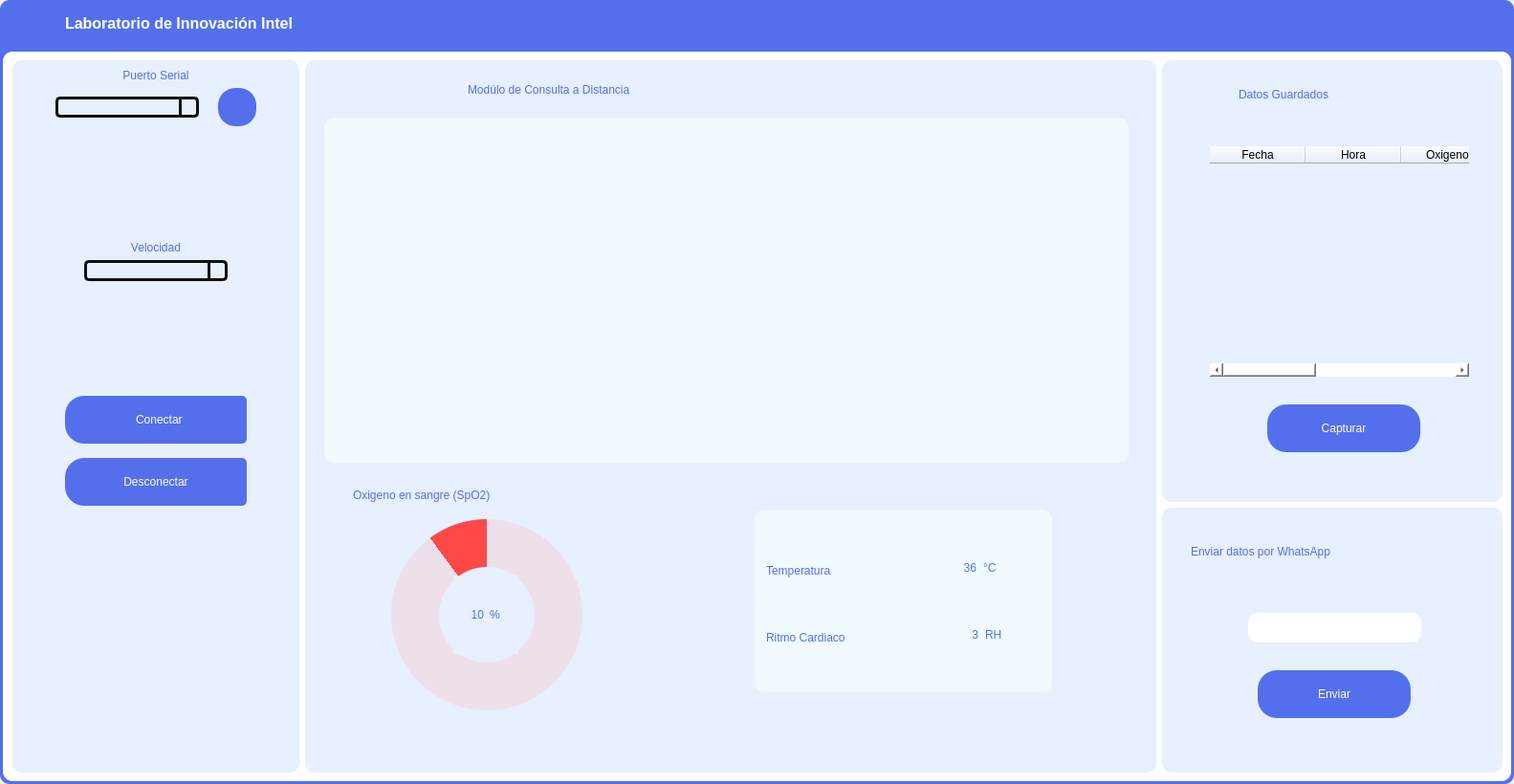
<?xml version="1.0" encoding="UTF-8"?>
<ui version="4.0">
 <class>MainWindow</class>
 <widget class="QMainWindow" name="MainWindow">
  <property name="geometry">
   <rect>
    <x>0</x>
    <y>0</y>
    <width>1583</width>
    <height>820</height>
   </rect>
  </property>
  <property name="windowTitle">
   <string>MainWindow</string>
  </property>
  <widget class="QWidget" name="centralwidget">
   <layout class="QHBoxLayout" name="horizontalLayout">
    <property name="spacing">
     <number>0</number>
    </property>
    <property name="leftMargin">
     <number>0</number>
    </property>
    <property name="topMargin">
     <number>0</number>
    </property>
    <property name="rightMargin">
     <number>0</number>
    </property>
    <property name="bottomMargin">
     <number>0</number>
    </property>
    <item>
     <widget class="QFrame" name="frame">
      <property name="styleSheet">
       <string notr="true">background-color: rgb(84,111,236);
border-radius: 10px;</string>
      </property>
      <property name="frameShape">
       <enum>QFrame::StyledPanel</enum>
      </property>
      <property name="frameShadow">
       <enum>QFrame::Raised</enum>
      </property>
      <layout class="QVBoxLayout" name="verticalLayout">
       <property name="leftMargin">
        <number>3</number>
       </property>
       <property name="topMargin">
        <number>0</number>
       </property>
       <property name="rightMargin">
        <number>3</number>
       </property>
       <property name="bottomMargin">
        <number>3</number>
       </property>
       <item>
        <widget class="QFrame" name="frame_superior">
         <property name="minimumSize">
          <size>
           <width>0</width>
           <height>48</height>
          </size>
         </property>
         <property name="maximumSize">
          <size>
           <width>16777215</width>
           <height>48</height>
          </size>
         </property>
         <property name="styleSheet">
          <string notr="true">QLabel{
color:rgb(255, 255, 255)
}
QFrame{
background-color: rgb(84,111,236);
}

QPushButton{
border-radius:18px;
background-color: rgb(84,111,236);
}

QPushButton:hover{
background-color: rgb(39,74,233);
}</string>
         </property>
         <property name="frameShape">
          <enum>QFrame::StyledPanel</enum>
         </property>
         <property name="frameShadow">
          <enum>QFrame::Raised</enum>
         </property>
         <layout class="QHBoxLayout" name="horizontalLayout_2">
          <item>
           <widget class="QPushButton" name="btn_menu">
            <property name="minimumSize">
             <size>
              <width>50</width>
              <height>36</height>
             </size>
            </property>
            <property name="maximumSize">
             <size>
              <width>50</width>
              <height>36</height>
             </size>
            </property>
            <property name="styleSheet">
             <string notr="true">QPushButton:hover{
background-color: rgb(39,74,233);
border-radius: 5px
}</string>
            </property>
            <property name="text">
             <string/>
            </property>
            <property name="icon">
             <iconset>
              <normaloff>icons/menu.svg</normaloff>icons/menu.svg</iconset>
            </property>
            <property name="iconSize">
             <size>
              <width>36</width>
              <height>36</height>
             </size>
            </property>
           </widget>
          </item>
          <item>
           <widget class="QLabel" name="label_3">
            <property name="font">
             <font>
              <family>Arial</family>
              <pointsize>12</pointsize>
              <weight>75</weight>
              <bold>true</bold>
             </font>
            </property>
            <property name="text">
             <string>Laboratorio de Innovación Intel</string>
            </property>
           </widget>
          </item>
          <item>
           <spacer name="horizontalSpacer">
            <property name="orientation">
             <enum>Qt::Horizontal</enum>
            </property>
            <property name="sizeHint" stdset="0">
             <size>
              <width>844</width>
              <height>20</height>
             </size>
            </property>
           </spacer>
          </item>
          <item>
           <widget class="QPushButton" name="btn_min">
            <property name="minimumSize">
             <size>
              <width>36</width>
              <height>36</height>
             </size>
            </property>
            <property name="maximumSize">
             <size>
              <width>36</width>
              <height>36</height>
             </size>
            </property>
            <property name="text">
             <string/>
            </property>
            <property name="icon">
             <iconset>
              <normaloff>icons/minus.svg</normaloff>icons/minus.svg</iconset>
            </property>
            <property name="iconSize">
             <size>
              <width>36</width>
              <height>36</height>
             </size>
            </property>
           </widget>
          </item>
          <item>
           <widget class="QPushButton" name="btn_max">
            <property name="minimumSize">
             <size>
              <width>36</width>
              <height>36</height>
             </size>
            </property>
            <property name="maximumSize">
             <size>
              <width>36</width>
              <height>36</height>
             </size>
            </property>
            <property name="text">
             <string/>
            </property>
            <property name="icon">
             <iconset>
              <normaloff>icons/chevrons-up.svg</normaloff>icons/chevrons-up.svg</iconset>
            </property>
            <property name="iconSize">
             <size>
              <width>36</width>
              <height>36</height>
             </size>
            </property>
           </widget>
          </item>
          <item>
           <widget class="QPushButton" name="btn_normal">
            <property name="minimumSize">
             <size>
              <width>36</width>
              <height>36</height>
             </size>
            </property>
            <property name="maximumSize">
             <size>
              <width>36</width>
              <height>36</height>
             </size>
            </property>
            <property name="text">
             <string/>
            </property>
            <property name="icon">
             <iconset>
              <normaloff>icons/chevrons-down.svg</normaloff>icons/chevrons-down.svg</iconset>
            </property>
            <property name="iconSize">
             <size>
              <width>36</width>
              <height>36</height>
             </size>
            </property>
           </widget>
          </item>
          <item>
           <widget class="QPushButton" name="btn_cerrar">
            <property name="minimumSize">
             <size>
              <width>36</width>
              <height>36</height>
             </size>
            </property>
            <property name="maximumSize">
             <size>
              <width>36</width>
              <height>36</height>
             </size>
            </property>
            <property name="styleSheet">
             <string notr="true">QPushButton:hover{
background-color: rgb(230,0,0);
}</string>
            </property>
            <property name="text">
             <string/>
            </property>
            <property name="icon">
             <iconset>
              <normaloff>icons/x.svg</normaloff>icons/x.svg</iconset>
            </property>
            <property name="iconSize">
             <size>
              <width>36</width>
              <height>36</height>
             </size>
            </property>
           </widget>
          </item>
         </layout>
        </widget>
       </item>
       <item>
        <widget class="QFrame" name="frame_contenido">
         <property name="styleSheet">
          <string notr="true">background-color: rgb(255,255,255);
border-radius: 10px;</string>
         </property>
         <property name="frameShape">
          <enum>QFrame::StyledPanel</enum>
         </property>
         <property name="frameShadow">
          <enum>QFrame::Raised</enum>
         </property>
         <layout class="QHBoxLayout" name="horizontalLayout_3">
          <property name="leftMargin">
           <number>10</number>
          </property>
          <item>
           <widget class="QFrame" name="frame_menu">
            <property name="minimumSize">
             <size>
              <width>300</width>
              <height>0</height>
             </size>
            </property>
            <property name="maximumSize">
             <size>
              <width>0</width>
              <height>16777215</height>
             </size>
            </property>
            <property name="styleSheet">
             <string notr="true">QFrame{
background-color: rgb(230, 240, 255);
}

QPushButton{
background-color: rgb(84,111,236);
border-top-left-radius:20px;
border-bottom-left-radius:20px;
border-top-right-radius:5px;
border-bottom-right-radius:5px;
color:rgb(255, 255, 255);
font: 77 12pt &quot;Arial Black&quot;;
}

QPushButton:hover{
background-color: rgb(39,74,233);
border-top-left-radius:20px;
border-bottom-left-radius:20px;
color:rgb(255,255,255);
font: 77 12pt &quot;Arial Black&quot;;
border-top-right-radius:5px;
border-bottom-right-radius:5px;
}


QLabel{
color:rgb(84,111,236);
font: 77 12pt &quot;Arial Black&quot;;
}
</string>
            </property>
            <property name="frameShape">
             <enum>QFrame::StyledPanel</enum>
            </property>
            <property name="frameShadow">
             <enum>QFrame::Raised</enum>
            </property>
            <layout class="QVBoxLayout" name="verticalLayout_5">
             <item>
              <layout class="QHBoxLayout" name="horizontalLayout_6">
               <item>
                <spacer name="horizontalSpacer_7">
                 <property name="orientation">
                  <enum>Qt::Horizontal</enum>
                 </property>
                 <property name="sizeHint" stdset="0">
                  <size>
                   <width>13</width>
                   <height>20</height>
                  </size>
                 </property>
                </spacer>
               </item>
               <item>
                <layout class="QVBoxLayout" name="verticalLayout_3">
                 <item>
                  <widget class="QLabel" name="label_2">
                   <property name="text">
                    <string>Puerto Serial</string>
                   </property>
                   <property name="alignment">
                    <set>Qt::AlignCenter</set>
                   </property>
                  </widget>
                 </item>
                 <item>
                  <layout class="QHBoxLayout" name="horizontalLayout_4">
                   <property name="spacing">
                    <number>20</number>
                   </property>
                   <item>
                    <widget class="QComboBox" name="comboBox_puerto">
                     <property name="minimumSize">
                      <size>
                       <width>150</width>
                       <height>0</height>
                      </size>
                     </property>
                     <property name="styleSheet">
                      <string notr="true">QComboBox{
border:3px solid #111111;
border-radius: 5px;
min-width: 6em;
background-color: rgb(230, 240, 255);
font: 87 10pt &quot;Arial Black&quot;;
}

QComboBox::drop-down{
subcontrol-origin:padding;
subcontrol-position: top right;
width: 15px;
border-left-width: 3px;
border-left-color:#111111;
border-left-style:solid;
border-top-right-radius: 4px;
border-bottom-right-radius: 4px;
}

QComboBox QAbstractItemView{
background:#2c2c2c;
selection-background-color:#ff0037;
color:rgb(218,0,55);
}</string>
                     </property>
                    </widget>
                   </item>
                   <item>
                    <widget class="QPushButton" name="btn_actualizar">
                     <property name="minimumSize">
                      <size>
                       <width>40</width>
                       <height>40</height>
                      </size>
                     </property>
                     <property name="maximumSize">
                      <size>
                       <width>40</width>
                       <height>16777215</height>
                      </size>
                     </property>
                     <property name="styleSheet">
                      <string notr="true">border-radius:18px;</string>
                     </property>
                     <property name="text">
                      <string/>
                     </property>
                     <property name="icon">
                      <iconset>
                       <normaloff>icons/rotate-cw (1).svg</normaloff>icons/rotate-cw (1).svg</iconset>
                     </property>
                     <property name="iconSize">
                      <size>
                       <width>25</width>
                       <height>25</height>
                      </size>
                     </property>
                    </widget>
                   </item>
                  </layout>
                 </item>
                </layout>
               </item>
               <item>
                <spacer name="horizontalSpacer_6">
                 <property name="orientation">
                  <enum>Qt::Horizontal</enum>
                 </property>
                 <property name="sizeHint" stdset="0">
                  <size>
                   <width>13</width>
                   <height>20</height>
                  </size>
                 </property>
                </spacer>
               </item>
              </layout>
             </item>
             <item>
              <spacer name="verticalSpacer">
               <property name="orientation">
                <enum>Qt::Vertical</enum>
               </property>
               <property name="sizeHint" stdset="0">
                <size>
                 <width>20</width>
                 <height>81</height>
                </size>
               </property>
              </spacer>
             </item>
             <item>
              <layout class="QHBoxLayout" name="horizontalLayout_5">
               <item>
                <spacer name="horizontalSpacer_2">
                 <property name="orientation">
                  <enum>Qt::Horizontal</enum>
                 </property>
                 <property name="sizeHint" stdset="0">
                  <size>
                   <width>28</width>
                   <height>20</height>
                  </size>
                 </property>
                </spacer>
               </item>
               <item>
                <layout class="QVBoxLayout" name="verticalLayout_2">
                 <item>
                  <widget class="QLabel" name="label_4">
                   <property name="text">
                    <string>Velocidad</string>
                   </property>
                   <property name="alignment">
                    <set>Qt::AlignCenter</set>
                   </property>
                  </widget>
                 </item>
                 <item>
                  <widget class="QComboBox" name="comboBox_velocidad">
                   <property name="minimumSize">
                    <size>
                     <width>150</width>
                     <height>0</height>
                    </size>
                   </property>
                   <property name="maximumSize">
                    <size>
                     <width>220</width>
                     <height>16777215</height>
                    </size>
                   </property>
                   <property name="styleSheet">
                    <string notr="true">QComboBox{
border:3px solid #111111;
border-radius: 5px;
min-width: 6em;
background-color: rgb(230, 240, 255);
font: 87 10pt &quot;Arial Black&quot;;
}

QComboBox::drop-down{
subcontrol-origin:padding;
subcontrol-position: top right;
width: 15px;
border-left-width: 3px;
border-left-color:#111111;
border-left-style:solid;
border-top-right-radius: 4px;
border-bottom-right-radius: 4px;
}

QComboBox QAbstractItemView{
background:#2c2c2c;
selection-background-color:#ff0037;
color:rgb(218,0,55);
}</string>
                   </property>
                  </widget>
                 </item>
                </layout>
               </item>
               <item>
                <spacer name="horizontalSpacer_3">
                 <property name="orientation">
                  <enum>Qt::Horizontal</enum>
                 </property>
                 <property name="sizeHint" stdset="0">
                  <size>
                   <width>18</width>
                   <height>20</height>
                  </size>
                 </property>
                </spacer>
               </item>
              </layout>
             </item>
             <item>
              <spacer name="verticalSpacer_2">
               <property name="orientation">
                <enum>Qt::Vertical</enum>
               </property>
               <property name="sizeHint" stdset="0">
                <size>
                 <width>20</width>
                 <height>82</height>
                </size>
               </property>
              </spacer>
             </item>
             <item>
              <layout class="QHBoxLayout" name="horizontalLayout_9">
               <item>
                <spacer name="horizontalSpacer_4">
                 <property name="orientation">
                  <enum>Qt::Horizontal</enum>
                 </property>
                 <property name="sizeHint" stdset="0">
                  <size>
                   <width>18</width>
                   <height>20</height>
                  </size>
                 </property>
                </spacer>
               </item>
               <item>
                <layout class="QVBoxLayout" name="verticalLayout_4">
                 <property name="spacing">
                  <number>15</number>
                 </property>
                 <item>
                  <widget class="QPushButton" name="btn_conectar">
                   <property name="minimumSize">
                    <size>
                     <width>190</width>
                     <height>50</height>
                    </size>
                   </property>
                   <property name="maximumSize">
                    <size>
                     <width>190</width>
                     <height>50</height>
                    </size>
                   </property>
                   <property name="text">
                    <string>  Conectar</string>
                   </property>
                   <property name="icon">
                    <iconset>
                     <normaloff>icons/log-in.svg</normaloff>icons/log-in.svg</iconset>
                   </property>
                   <property name="iconSize">
                    <size>
                     <width>30</width>
                     <height>30</height>
                    </size>
                   </property>
                  </widget>
                 </item>
                 <item>
                  <widget class="QPushButton" name="btn_desconectar">
                   <property name="minimumSize">
                    <size>
                     <width>190</width>
                     <height>50</height>
                    </size>
                   </property>
                   <property name="maximumSize">
                    <size>
                     <width>190</width>
                     <height>50</height>
                    </size>
                   </property>
                   <property name="text">
                    <string>Desconectar</string>
                   </property>
                   <property name="icon">
                    <iconset>
                     <normaloff>icons/log-out.svg</normaloff>icons/log-out.svg</iconset>
                   </property>
                   <property name="iconSize">
                    <size>
                     <width>30</width>
                     <height>30</height>
                    </size>
                   </property>
                  </widget>
                 </item>
                </layout>
               </item>
               <item>
                <spacer name="horizontalSpacer_5">
                 <property name="orientation">
                  <enum>Qt::Horizontal</enum>
                 </property>
                 <property name="sizeHint" stdset="0">
                  <size>
                   <width>18</width>
                   <height>20</height>
                  </size>
                 </property>
                </spacer>
               </item>
              </layout>
             </item>
             <item>
              <spacer name="verticalSpacer_3">
               <property name="orientation">
                <enum>Qt::Vertical</enum>
               </property>
               <property name="sizeHint" stdset="0">
                <size>
                 <width>20</width>
                 <height>81</height>
                </size>
               </property>
              </spacer>
             </item>
             <item>
              <layout class="QHBoxLayout" name="horizontalLayout_10">
               <item>
                <spacer name="horizontalSpacer_10">
                 <property name="orientation">
                  <enum>Qt::Horizontal</enum>
                 </property>
                 <property name="sizeHint" stdset="0">
                  <size>
                   <width>18</width>
                   <height>20</height>
                  </size>
                 </property>
                </spacer>
               </item>
               <item>
                <widget class="QLabel" name="label">
                 <property name="minimumSize">
                  <size>
                   <width>150</width>
                   <height>150</height>
                  </size>
                 </property>
                 <property name="maximumSize">
                  <size>
                   <width>150</width>
                   <height>150</height>
                  </size>
                 </property>
                 <property name="text">
                  <string/>
                 </property>
                 <property name="pixmap">
                  <pixmap>icons/Health-PNG-HD-Quality.png</pixmap>
                 </property>
                 <property name="scaledContents">
                  <bool>true</bool>
                 </property>
                </widget>
               </item>
               <item>
                <spacer name="horizontalSpacer_11">
                 <property name="orientation">
                  <enum>Qt::Horizontal</enum>
                 </property>
                 <property name="sizeHint" stdset="0">
                  <size>
                   <width>18</width>
                   <height>20</height>
                  </size>
                 </property>
                </spacer>
               </item>
              </layout>
             </item>
            </layout>
           </widget>
          </item>
          <item>
           <widget class="QFrame" name="frame_paginas">
            <property name="styleSheet">
             <string notr="true">QLabel{
color:rgb(84,111,236);
font: 77 12pt &quot;Arial Black&quot;;
}
</string>
            </property>
            <property name="frameShape">
             <enum>QFrame::StyledPanel</enum>
            </property>
            <property name="frameShadow">
             <enum>QFrame::Raised</enum>
            </property>
            <layout class="QHBoxLayout" name="horizontalLayout_8">
             <property name="leftMargin">
              <number>0</number>
             </property>
             <property name="topMargin">
              <number>0</number>
             </property>
             <property name="rightMargin">
              <number>0</number>
             </property>
             <property name="bottomMargin">
              <number>0</number>
             </property>
             <item>
              <layout class="QHBoxLayout" name="horizontalLayout_7" stretch="5,2">
               <item>
                <widget class="QFrame" name="frame_2">
                 <property name="styleSheet">
                  <string notr="true">QFrame{
background-color: rgb(230, 240, 255);
}
</string>
                 </property>
                 <property name="frameShape">
                  <enum>QFrame::StyledPanel</enum>
                 </property>
                 <property name="frameShadow">
                  <enum>QFrame::Raised</enum>
                 </property>
                 <widget class="QFrame" name="Indicador_OS">
                  <property name="geometry">
                   <rect>
                    <x>90</x>
                    <y>480</y>
                    <width>200</width>
                    <height>200</height>
                   </rect>
                  </property>
                  <property name="minimumSize">
                   <size>
                    <width>200</width>
                    <height>200</height>
                   </size>
                  </property>
                  <property name="maximumSize">
                   <size>
                    <width>200</width>
                    <height>200</height>
                   </size>
                  </property>
                  <property name="styleSheet">
                   <string notr="true">QFrame{
border-radius: 100px;
background-color: qconicalgradient(cx:0.5, cy:0.5, angle:90, stop:0.1 rgba(255, 72, 72, 255), stop:0.101 rgba(255, 188, 188, 80));
}</string>
                  </property>
                  <property name="frameShape">
                   <enum>QFrame::StyledPanel</enum>
                  </property>
                  <property name="frameShadow">
                   <enum>QFrame::Raised</enum>
                  </property>
                  <widget class="QFrame" name="frame_6">
                   <property name="geometry">
                    <rect>
                     <x>50</x>
                     <y>50</y>
                     <width>100</width>
                     <height>100</height>
                    </rect>
                   </property>
                   <property name="minimumSize">
                    <size>
                     <width>100</width>
                     <height>100</height>
                    </size>
                   </property>
                   <property name="maximumSize">
                    <size>
                     <width>100</width>
                     <height>100</height>
                    </size>
                   </property>
                   <property name="styleSheet">
                    <string notr="true">QFrame{
border-radius: 50px;
background-color: rgb(230, 240, 255);
}
</string>
                   </property>
                   <property name="frameShape">
                    <enum>QFrame::StyledPanel</enum>
                   </property>
                   <property name="frameShadow">
                    <enum>QFrame::Raised</enum>
                   </property>
                   <layout class="QVBoxLayout" name="verticalLayout_7">
                    <item>
                     <layout class="QHBoxLayout" name="horizontalLayout_11">
                      <property name="spacing">
                       <number>0</number>
                      </property>
                      <item>
                       <widget class="QLabel" name="val_porcentaje">
                        <property name="minimumSize">
                         <size>
                          <width>32</width>
                          <height>0</height>
                         </size>
                        </property>
                        <property name="maximumSize">
                         <size>
                          <width>32</width>
                          <height>16777215</height>
                         </size>
                        </property>
                        <property name="text">
                         <string>10</string>
                        </property>
                        <property name="alignment">
                         <set>Qt::AlignRight|Qt::AlignTrailing|Qt::AlignVCenter</set>
                        </property>
                       </widget>
                      </item>
                      <item>
                       <widget class="QLabel" name="txt_ptj">
                        <property name="minimumSize">
                         <size>
                          <width>30</width>
                          <height>0</height>
                         </size>
                        </property>
                        <property name="maximumSize">
                         <size>
                          <width>30</width>
                          <height>16777215</height>
                         </size>
                        </property>
                        <property name="text">
                         <string>%</string>
                        </property>
                       </widget>
                      </item>
                     </layout>
                    </item>
                   </layout>
                  </widget>
                 </widget>
                 <widget class="QLabel" name="label_5">
                  <property name="geometry">
                   <rect>
                    <x>170</x>
                    <y>10</y>
                    <width>470</width>
                    <height>41</height>
                   </rect>
                  </property>
                  <property name="minimumSize">
                   <size>
                    <width>470</width>
                    <height>41</height>
                   </size>
                  </property>
                  <property name="maximumSize">
                   <size>
                    <width>470</width>
                    <height>41</height>
                   </size>
                  </property>
                  <property name="styleSheet">
                   <string notr="true">QLabel{
color:rgb(84,111,236);
font: 77 16pt &quot;Arial Black&quot;;
}
</string>
                  </property>
                  <property name="text">
                   <string>Modúlo de Consulta a Distancia</string>
                  </property>
                 </widget>
                 <widget class="QFrame" name="frame_7">
                  <property name="geometry">
                   <rect>
                    <x>20</x>
                    <y>60</y>
                    <width>841</width>
                    <height>361</height>
                   </rect>
                  </property>
                  <property name="styleSheet">
                   <string notr="true">QFrame{
background-color: rgb(240, 250, 255);
}
</string>
                  </property>
                  <property name="frameShape">
                   <enum>QFrame::StyledPanel</enum>
                  </property>
                  <property name="frameShadow">
                   <enum>QFrame::Raised</enum>
                  </property>
                  <layout class="QHBoxLayout" name="horizontalLayout_16">
                   <item>
                    <layout class="QVBoxLayout" name="graph_electro"/>
                   </item>
                  </layout>
                 </widget>
                 <widget class="QLabel" name="label_6">
                  <property name="geometry">
                   <rect>
                    <x>50</x>
                    <y>440</y>
                    <width>300</width>
                    <height>30</height>
                   </rect>
                  </property>
                  <property name="minimumSize">
                   <size>
                    <width>300</width>
                    <height>30</height>
                   </size>
                  </property>
                  <property name="maximumSize">
                   <size>
                    <width>300</width>
                    <height>30</height>
                   </size>
                  </property>
                  <property name="text">
                   <string>Oxigeno en sangre (SpO2)</string>
                  </property>
                 </widget>
                 <widget class="QFrame" name="frame_8">
                  <property name="geometry">
                   <rect>
                    <x>470</x>
                    <y>470</y>
                    <width>311</width>
                    <height>191</height>
                   </rect>
                  </property>
                  <property name="styleSheet">
                   <string notr="true">QFrame{
background-color: rgb(240, 250, 255);
}
</string>
                  </property>
                  <property name="frameShape">
                   <enum>QFrame::StyledPanel</enum>
                  </property>
                  <property name="frameShadow">
                   <enum>QFrame::Raised</enum>
                  </property>
                  <widget class="QLabel" name="label_7">
                   <property name="geometry">
                    <rect>
                     <x>12</x>
                     <y>50</y>
                     <width>138</width>
                     <height>28</height>
                    </rect>
                   </property>
                   <property name="text">
                    <string>Temperatura</string>
                   </property>
                  </widget>
                  <widget class="QLabel" name="label_8">
                   <property name="geometry">
                    <rect>
                     <x>12</x>
                     <y>120</y>
                     <width>170</width>
                     <height>28</height>
                    </rect>
                   </property>
                   <property name="text">
                    <string>Ritmo Cardiaco</string>
                   </property>
                  </widget>
                  <widget class="QLabel" name="val_RC">
                   <property name="geometry">
                    <rect>
                     <x>203</x>
                     <y>110</y>
                     <width>31</width>
                     <height>41</height>
                    </rect>
                   </property>
                   <property name="minimumSize">
                    <size>
                     <width>31</width>
                     <height>41</height>
                    </size>
                   </property>
                   <property name="maximumSize">
                    <size>
                     <width>31</width>
                     <height>41</height>
                    </size>
                   </property>
                   <property name="text">
                    <string>3</string>
                   </property>
                   <property name="alignment">
                    <set>Qt::AlignRight|Qt::AlignTrailing|Qt::AlignVCenter</set>
                   </property>
                  </widget>
                  <widget class="QLabel" name="label_12">
                   <property name="geometry">
                    <rect>
                     <x>241</x>
                     <y>110</y>
                     <width>31</width>
                     <height>41</height>
                    </rect>
                   </property>
                   <property name="minimumSize">
                    <size>
                     <width>31</width>
                     <height>41</height>
                    </size>
                   </property>
                   <property name="maximumSize">
                    <size>
                     <width>31</width>
                     <height>41</height>
                    </size>
                   </property>
                   <property name="text">
                    <string>RH</string>
                   </property>
                  </widget>
                  <widget class="QLabel" name="val_temperatura">
                   <property name="geometry">
                    <rect>
                     <x>201</x>
                     <y>40</y>
                     <width>31</width>
                     <height>41</height>
                    </rect>
                   </property>
                   <property name="minimumSize">
                    <size>
                     <width>31</width>
                     <height>41</height>
                    </size>
                   </property>
                   <property name="maximumSize">
                    <size>
                     <width>31</width>
                     <height>41</height>
                    </size>
                   </property>
                   <property name="text">
                    <string>36</string>
                   </property>
                   <property name="alignment">
                    <set>Qt::AlignRight|Qt::AlignTrailing|Qt::AlignVCenter</set>
                   </property>
                  </widget>
                  <widget class="QLabel" name="label_10">
                   <property name="geometry">
                    <rect>
                     <x>239</x>
                     <y>40</y>
                     <width>31</width>
                     <height>41</height>
                    </rect>
                   </property>
                   <property name="minimumSize">
                    <size>
                     <width>31</width>
                     <height>41</height>
                    </size>
                   </property>
                   <property name="maximumSize">
                    <size>
                     <width>31</width>
                     <height>41</height>
                    </size>
                   </property>
                   <property name="text">
                    <string>°C</string>
                   </property>
                  </widget>
                 </widget>
                </widget>
               </item>
               <item>
                <layout class="QVBoxLayout" name="verticalLayout_6" stretch="5,3">
                 <item>
                  <widget class="QFrame" name="frame_3">
                   <property name="styleSheet">
                    <string notr="true">QFrame{
background-color: rgb(230, 240, 255);
}
</string>
                   </property>
                   <property name="frameShape">
                    <enum>QFrame::StyledPanel</enum>
                   </property>
                   <property name="frameShadow">
                    <enum>QFrame::Raised</enum>
                   </property>
                   <widget class="QLabel" name="label_13">
                    <property name="geometry">
                     <rect>
                      <x>80</x>
                      <y>20</y>
                      <width>191</width>
                      <height>31</height>
                     </rect>
                    </property>
                    <property name="text">
                     <string>Datos Guardados</string>
                    </property>
                   </widget>
                   <widget class="QTableWidget" name="table_datos">
                    <property name="geometry">
                     <rect>
                      <x>50</x>
                      <y>90</y>
                      <width>271</width>
                      <height>241</height>
                     </rect>
                    </property>
                    <column>
                     <property name="text">
                      <string>Fecha</string>
                     </property>
                    </column>
                    <column>
                     <property name="text">
                      <string>Hora</string>
                     </property>
                    </column>
                    <column>
                     <property name="text">
                      <string>Oxigeno </string>
                     </property>
                    </column>
                    <column>
                     <property name="text">
                      <string>Temperatura</string>
                     </property>
                    </column>
                    <column>
                     <property name="text">
                      <string>Ritmo Cardiaco</string>
                     </property>
                    </column>
                   </widget>
                   <widget class="QPushButton" name="btn_capturar">
                    <property name="geometry">
                     <rect>
                      <x>110</x>
                      <y>360</y>
                      <width>160</width>
                      <height>50</height>
                     </rect>
                    </property>
                    <property name="minimumSize">
                     <size>
                      <width>160</width>
                      <height>50</height>
                     </size>
                    </property>
                    <property name="maximumSize">
                     <size>
                      <width>160</width>
                      <height>50</height>
                     </size>
                    </property>
                    <property name="styleSheet">
                     <string notr="true">QPushButton{
background-color: rgb(84,111,236);
border-top-left-radius:20px;
border-bottom-left-radius:20px;
border-top-right-radius:20px;
border-bottom-right-radius:20px;
color:rgb(255, 255, 255);
font: 77 12pt &quot;Arial Black&quot;;
}

QPushButton:hover{
background-color: rgb(39,74,233);
border-top-left-radius:20px;
border-bottom-left-radius:20px;
color:rgb(255,255,255);
font: 77 12pt &quot;Arial Black&quot;;
border-top-right-radius:20px;
border-bottom-right-radius:20px;
}</string>
                    </property>
                    <property name="text">
                     <string>Capturar</string>
                    </property>
                   </widget>
                  </widget>
                 </item>
                 <item>
                  <widget class="QFrame" name="frame_4">
                   <property name="styleSheet">
                    <string notr="true">QFrame{
background-color: rgb(230, 240, 255);
}
</string>
                   </property>
                   <property name="frameShape">
                    <enum>QFrame::StyledPanel</enum>
                   </property>
                   <property name="frameShadow">
                    <enum>QFrame::Raised</enum>
                   </property>
                   <widget class="QLabel" name="label_14">
                    <property name="geometry">
                     <rect>
                      <x>30</x>
                      <y>20</y>
                      <width>311</width>
                      <height>51</height>
                     </rect>
                    </property>
                    <property name="text">
                     <string>Enviar datos por WhatsApp</string>
                    </property>
                   </widget>
                   <widget class="QTextEdit" name="textEdit_whats">
                    <property name="geometry">
                     <rect>
                      <x>90</x>
                      <y>110</y>
                      <width>181</width>
                      <height>31</height>
                     </rect>
                    </property>
                    <property name="styleSheet">
                     <string notr="true">background-color: rgb(255, 255, 255);</string>
                    </property>
                   </widget>
                   <widget class="QPushButton" name="btn_enviar">
                    <property name="geometry">
                     <rect>
                      <x>100</x>
                      <y>170</y>
                      <width>160</width>
                      <height>50</height>
                     </rect>
                    </property>
                    <property name="minimumSize">
                     <size>
                      <width>160</width>
                      <height>50</height>
                     </size>
                    </property>
                    <property name="maximumSize">
                     <size>
                      <width>160</width>
                      <height>50</height>
                     </size>
                    </property>
                    <property name="styleSheet">
                     <string notr="true">QPushButton{
background-color: rgb(84,111,236);
border-top-left-radius:20px;
border-bottom-left-radius:20px;
border-top-right-radius:20px;
border-bottom-right-radius:20px;
color:rgb(255, 255, 255);
font: 77 12pt &quot;Arial Black&quot;;
}

QPushButton:hover{
background-color: rgb(39,74,233);
border-top-left-radius:20px;
border-bottom-left-radius:20px;
color:rgb(255,255,255);
font: 77 12pt &quot;Arial Black&quot;;
border-top-right-radius:20px;
border-bottom-right-radius:20px;
}</string>
                    </property>
                    <property name="text">
                     <string>Enviar</string>
                    </property>
                   </widget>
                  </widget>
                 </item>
                </layout>
               </item>
              </layout>
             </item>
            </layout>
           </widget>
          </item>
         </layout>
        </widget>
       </item>
      </layout>
     </widget>
    </item>
   </layout>
  </widget>
 </widget>
 <resources/>
 <connections/>
</ui>
